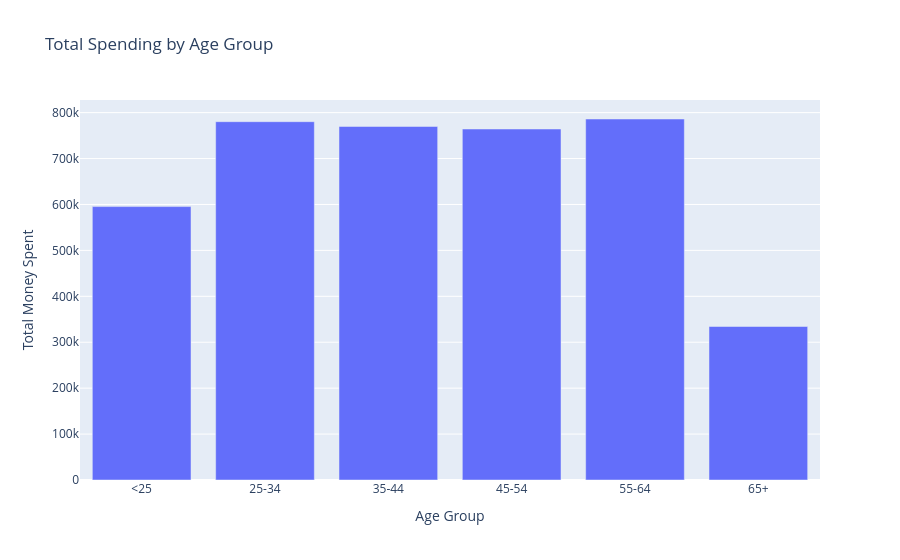

Notebook code for this chart:
### Code cell
fig = px.bar(
    age_total_spending,
    x="AgeRange",
    y="TotalSpending",
    title="Total Spending by Age Group",
    labels={
        "AgeRange": "Age Group",
        "TotalSpending": "Total Money Spent"
    },
    custom_data=["Customers"]
)

fig.update_traces(
    hovertemplate=
        "<b>Age Group: %{x}</b><br>"
        "Total Spending: $%{y:,.2f}<br>"
        "Unique Customers: %{customdata[0]}"
        "<extra></extra>"
)

fig.show()

### Figure 1 — Plotly figure (JSON) as saved in the notebook; plotly's stock layout.template omitted (floating-point values rounded to 4 significant figures)
{"data": [{"customdata": [[1480], [1909], [1929], [1908], [1887], [788]], "hovertemplate": "<b>Age Group: %{x}</b><br>Total Spending: $%{y:,.2f}<br>Unique Customers: %{customdata[0]}<extra></extra>", "legendgroup": "", "marker": {"color": "#636efa", "pattern": {"shape": ""}}, "name": "", "orientation": "v", "showlegend": false, "textposition": "auto", "type": "bar", "x": ["<25", "25-34", "35-44", "45-54", "55-64", "65+"], "xaxis": "x", "y": [595400.0, 780300.0, 769900.0, 764300.0, 786100.0, 334200.0], "yaxis": "y"}], "layout": {"barmode": "relative", "legend": {"tracegroupgap": 0}, "title": {"text": "Total Spending by Age Group"}, "xaxis": {"anchor": "y", "domain": [0, 1], "title": {"text": "Age Group"}}, "yaxis": {"anchor": "x", "domain": [0, 1], "title": {"text": "Total Money Spent"}}}}
